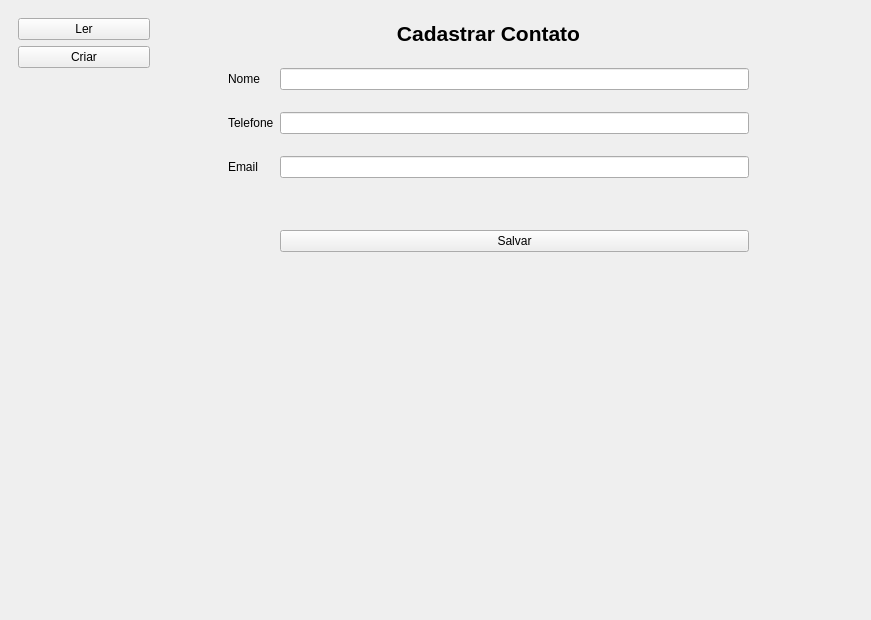
<?xml version="1.0" encoding="UTF-8"?>
<ui version="4.0">
 <class>MainWindow</class>
 <widget class="QMainWindow" name="MainWindow">
  <property name="geometry">
   <rect>
    <x>0</x>
    <y>0</y>
    <width>871</width>
    <height>620</height>
   </rect>
  </property>
  <property name="minimumSize">
   <size>
    <width>600</width>
    <height>500</height>
   </size>
  </property>
  <property name="windowTitle">
   <string>MainWindow</string>
  </property>
  <widget class="QWidget" name="centralwidget">
   <layout class="QHBoxLayout" name="horizontalLayout">
    <item>
     <widget class="QWidget" name="widget" native="true">
      <property name="minimumSize">
       <size>
        <width>150</width>
        <height>0</height>
       </size>
      </property>
      <property name="maximumSize">
       <size>
        <width>250</width>
        <height>16777215</height>
       </size>
      </property>
      <layout class="QVBoxLayout" name="verticalLayout">
       <item>
        <widget class="QPushButton" name="pushButton">
         <property name="text">
          <string>Ler</string>
         </property>
        </widget>
       </item>
       <item>
        <widget class="QPushButton" name="pushButton_2">
         <property name="text">
          <string>Criar</string>
         </property>
        </widget>
       </item>
       <item>
        <spacer name="verticalSpacer">
         <property name="orientation">
          <enum>Qt::Vertical</enum>
         </property>
         <property name="sizeHint" stdset="0">
          <size>
           <width>20</width>
           <height>40</height>
          </size>
         </property>
        </spacer>
       </item>
      </layout>
     </widget>
    </item>
    <item>
     <widget class="QWidget" name="widget_2" native="true">
      <layout class="QVBoxLayout" name="verticalLayout_2">
       <item>
        <widget class="QStackedWidget" name="stackedWidget">
         <property name="currentIndex">
          <number>1</number>
         </property>
         <widget class="QWidget" name="page">
          <layout class="QVBoxLayout" name="verticalLayout_3">
           <property name="spacing">
            <number>1</number>
           </property>
           <property name="leftMargin">
            <number>1</number>
           </property>
           <property name="topMargin">
            <number>1</number>
           </property>
           <property name="rightMargin">
            <number>1</number>
           </property>
           <property name="bottomMargin">
            <number>1</number>
           </property>
           <item>
            <widget class="QGroupBox" name="groupBox">
             <property name="sizePolicy">
              <sizepolicy hsizetype="Minimum" vsizetype="Minimum">
               <horstretch>0</horstretch>
               <verstretch>0</verstretch>
              </sizepolicy>
             </property>
             <property name="title">
              <string>Pesquisar</string>
             </property>
             <layout class="QHBoxLayout" name="horizontalLayout_2">
              <property name="spacing">
               <number>1</number>
              </property>
              <property name="leftMargin">
               <number>1</number>
              </property>
              <property name="topMargin">
               <number>1</number>
              </property>
              <property name="rightMargin">
               <number>1</number>
              </property>
              <property name="bottomMargin">
               <number>1</number>
              </property>
              <item>
               <widget class="QLineEdit" name="lineEdit">
                <property name="minimumSize">
                 <size>
                  <width>200</width>
                  <height>0</height>
                 </size>
                </property>
                <property name="placeholderText">
                 <string>Nome</string>
                </property>
               </widget>
              </item>
              <item>
               <widget class="QLineEdit" name="lineEdit_2">
                <property name="minimumSize">
                 <size>
                  <width>100</width>
                  <height>0</height>
                 </size>
                </property>
                <property name="maximumSize">
                 <size>
                  <width>200</width>
                  <height>16777215</height>
                 </size>
                </property>
                <property name="placeholderText">
                 <string>Telefone</string>
                </property>
               </widget>
              </item>
              <item>
               <widget class="QPushButton" name="pushButton_3">
                <property name="text">
                 <string>Pesquisar</string>
                </property>
               </widget>
              </item>
             </layout>
            </widget>
           </item>
           <item>
            <widget class="QGroupBox" name="groupBox_2">
             <property name="sizePolicy">
              <sizepolicy hsizetype="Expanding" vsizetype="Expanding">
               <horstretch>0</horstretch>
               <verstretch>0</verstretch>
              </sizepolicy>
             </property>
             <property name="title">
              <string>Visualizar</string>
             </property>
             <layout class="QVBoxLayout" name="verticalLayout_4">
              <property name="spacing">
               <number>1</number>
              </property>
              <property name="leftMargin">
               <number>1</number>
              </property>
              <property name="topMargin">
               <number>1</number>
              </property>
              <property name="rightMargin">
               <number>1</number>
              </property>
              <property name="bottomMargin">
               <number>1</number>
              </property>
              <item>
               <widget class="QTableWidget" name="tableWidget">
                <attribute name="horizontalHeaderMinimumSectionSize">
                 <number>54</number>
                </attribute>
                <attribute name="horizontalHeaderDefaultSectionSize">
                 <number>159</number>
                </attribute>
                <column>
                 <property name="text">
                  <string>id</string>
                 </property>
                 <property name="font">
                  <font>
                   <weight>50</weight>
                   <bold>false</bold>
                  </font>
                 </property>
                </column>
                <column>
                 <property name="text">
                  <string>nome</string>
                 </property>
                </column>
                <column>
                 <property name="text">
                  <string>telefone</string>
                 </property>
                </column>
                <column>
                 <property name="text">
                  <string>email</string>
                 </property>
                </column>
               </widget>
              </item>
             </layout>
            </widget>
           </item>
           <item>
            <widget class="QWidget" name="widget_3" native="true">
             <property name="sizePolicy">
              <sizepolicy hsizetype="Minimum" vsizetype="Minimum">
               <horstretch>0</horstretch>
               <verstretch>0</verstretch>
              </sizepolicy>
             </property>
             <layout class="QHBoxLayout" name="horizontalLayout_3">
              <property name="spacing">
               <number>1</number>
              </property>
              <property name="leftMargin">
               <number>1</number>
              </property>
              <property name="topMargin">
               <number>1</number>
              </property>
              <property name="rightMargin">
               <number>1</number>
              </property>
              <property name="bottomMargin">
               <number>1</number>
              </property>
              <item>
               <spacer name="horizontalSpacer">
                <property name="orientation">
                 <enum>Qt::Horizontal</enum>
                </property>
                <property name="sizeHint" stdset="0">
                 <size>
                  <width>510</width>
                  <height>20</height>
                 </size>
                </property>
               </spacer>
              </item>
              <item>
               <widget class="QPushButton" name="pushButton_5">
                <property name="text">
                 <string>Deletar</string>
                </property>
               </widget>
              </item>
              <item>
               <widget class="QPushButton" name="pushButton_4">
                <property name="text">
                 <string>Atualizar</string>
                </property>
               </widget>
              </item>
             </layout>
            </widget>
           </item>
          </layout>
         </widget>
         <widget class="QWidget" name="page_2">
          <layout class="QVBoxLayout" name="verticalLayout_5">
           <property name="spacing">
            <number>1</number>
           </property>
           <property name="leftMargin">
            <number>1</number>
           </property>
           <property name="topMargin">
            <number>1</number>
           </property>
           <property name="rightMargin">
            <number>1</number>
           </property>
           <property name="bottomMargin">
            <number>1</number>
           </property>
           <item>
            <widget class="QWidget" name="widget_4" native="true">
             <property name="sizePolicy">
              <sizepolicy hsizetype="Expanding" vsizetype="Expanding">
               <horstretch>0</horstretch>
               <verstretch>0</verstretch>
              </sizepolicy>
             </property>
             <layout class="QHBoxLayout" name="horizontalLayout_5">
              <property name="spacing">
               <number>1</number>
              </property>
              <property name="leftMargin">
               <number>1</number>
              </property>
              <property name="topMargin">
               <number>1</number>
              </property>
              <property name="rightMargin">
               <number>1</number>
              </property>
              <property name="bottomMargin">
               <number>1</number>
              </property>
              <item>
               <widget class="QWidget" name="widget_6" native="true">
                <property name="sizePolicy">
                 <sizepolicy hsizetype="Maximum" vsizetype="Minimum">
                  <horstretch>0</horstretch>
                  <verstretch>0</verstretch>
                 </sizepolicy>
                </property>
                <property name="minimumSize">
                 <size>
                  <width>50</width>
                  <height>0</height>
                 </size>
                </property>
               </widget>
              </item>
              <item>
               <widget class="QWidget" name="widget_7" native="true">
                <property name="sizePolicy">
                 <sizepolicy hsizetype="Minimum" vsizetype="Minimum">
                  <horstretch>0</horstretch>
                  <verstretch>0</verstretch>
                 </sizepolicy>
                </property>
                <property name="minimumSize">
                 <size>
                  <width>331</width>
                  <height>501</height>
                 </size>
                </property>
                <layout class="QFormLayout" name="formLayout">
                 <property name="rowWrapPolicy">
                  <enum>QFormLayout::DontWrapRows</enum>
                 </property>
                 <property name="leftMargin">
                  <number>1</number>
                 </property>
                 <property name="topMargin">
                  <number>1</number>
                 </property>
                 <property name="rightMargin">
                  <number>1</number>
                 </property>
                 <property name="bottomMargin">
                  <number>1</number>
                 </property>
                 <item row="2" column="0">
                  <widget class="QLabel" name="label">
                   <property name="text">
                    <string>Nome</string>
                   </property>
                  </widget>
                 </item>
                 <item row="2" column="1">
                  <widget class="QLineEdit" name="lineEdit_3"/>
                 </item>
                 <item row="4" column="0">
                  <widget class="QLabel" name="label_2">
                   <property name="text">
                    <string>Telefone</string>
                   </property>
                  </widget>
                 </item>
                 <item row="4" column="1">
                  <widget class="QLineEdit" name="lineEdit_4"/>
                 </item>
                 <item row="6" column="0">
                  <widget class="QLabel" name="label_3">
                   <property name="text">
                    <string>Email</string>
                   </property>
                  </widget>
                 </item>
                 <item row="6" column="1">
                  <widget class="QLineEdit" name="lineEdit_5"/>
                 </item>
                 <item row="0" column="0" colspan="2">
                  <widget class="QLabel" name="label_4">
                   <property name="font">
                    <font>
                     <pointsize>16</pointsize>
                     <weight>75</weight>
                     <bold>true</bold>
                    </font>
                   </property>
                   <property name="text">
                    <string>Cadastrar Contato</string>
                   </property>
                   <property name="alignment">
                    <set>Qt::AlignCenter</set>
                   </property>
                  </widget>
                 </item>
                 <item row="3" column="1">
                  <spacer name="verticalSpacer_2">
                   <property name="orientation">
                    <enum>Qt::Vertical</enum>
                   </property>
                   <property name="sizeType">
                    <enum>QSizePolicy::Fixed</enum>
                   </property>
                   <property name="sizeHint" stdset="0">
                    <size>
                     <width>20</width>
                     <height>10</height>
                    </size>
                   </property>
                  </spacer>
                 </item>
                 <item row="5" column="1">
                  <spacer name="verticalSpacer_3">
                   <property name="orientation">
                    <enum>Qt::Vertical</enum>
                   </property>
                   <property name="sizeType">
                    <enum>QSizePolicy::Fixed</enum>
                   </property>
                   <property name="sizeHint" stdset="0">
                    <size>
                     <width>20</width>
                     <height>10</height>
                    </size>
                   </property>
                  </spacer>
                 </item>
                 <item row="7" column="1">
                  <spacer name="verticalSpacer_4">
                   <property name="orientation">
                    <enum>Qt::Vertical</enum>
                   </property>
                   <property name="sizeType">
                    <enum>QSizePolicy::Minimum</enum>
                   </property>
                   <property name="sizeHint" stdset="0">
                    <size>
                     <width>20</width>
                     <height>40</height>
                    </size>
                   </property>
                  </spacer>
                 </item>
                 <item row="1" column="0">
                  <spacer name="verticalSpacer_5">
                   <property name="orientation">
                    <enum>Qt::Vertical</enum>
                   </property>
                   <property name="sizeType">
                    <enum>QSizePolicy::Fixed</enum>
                   </property>
                   <property name="sizeHint" stdset="0">
                    <size>
                     <width>20</width>
                     <height>10</height>
                    </size>
                   </property>
                  </spacer>
                 </item>
                 <item row="8" column="1">
                  <widget class="QPushButton" name="pushButton_6">
                   <property name="sizePolicy">
                    <sizepolicy hsizetype="Minimum" vsizetype="Minimum">
                     <horstretch>0</horstretch>
                     <verstretch>0</verstretch>
                    </sizepolicy>
                   </property>
                   <property name="maximumSize">
                    <size>
                     <width>5643456</width>
                     <height>23</height>
                    </size>
                   </property>
                   <property name="text">
                    <string>Salvar</string>
                   </property>
                  </widget>
                 </item>
                </layout>
               </widget>
              </item>
              <item>
               <widget class="QWidget" name="widget_8" native="true">
                <property name="sizePolicy">
                 <sizepolicy hsizetype="Maximum" vsizetype="Minimum">
                  <horstretch>0</horstretch>
                  <verstretch>0</verstretch>
                 </sizepolicy>
                </property>
                <property name="minimumSize">
                 <size>
                  <width>100</width>
                  <height>0</height>
                 </size>
                </property>
               </widget>
              </item>
             </layout>
            </widget>
           </item>
           <item>
            <widget class="QWidget" name="widget_5" native="true">
             <property name="sizePolicy">
              <sizepolicy hsizetype="Minimum" vsizetype="Minimum">
               <horstretch>0</horstretch>
               <verstretch>0</verstretch>
              </sizepolicy>
             </property>
             <layout class="QHBoxLayout" name="horizontalLayout_4"/>
            </widget>
           </item>
          </layout>
         </widget>
        </widget>
       </item>
      </layout>
     </widget>
    </item>
   </layout>
  </widget>
 </widget>
 <resources/>
 <connections/>
</ui>
